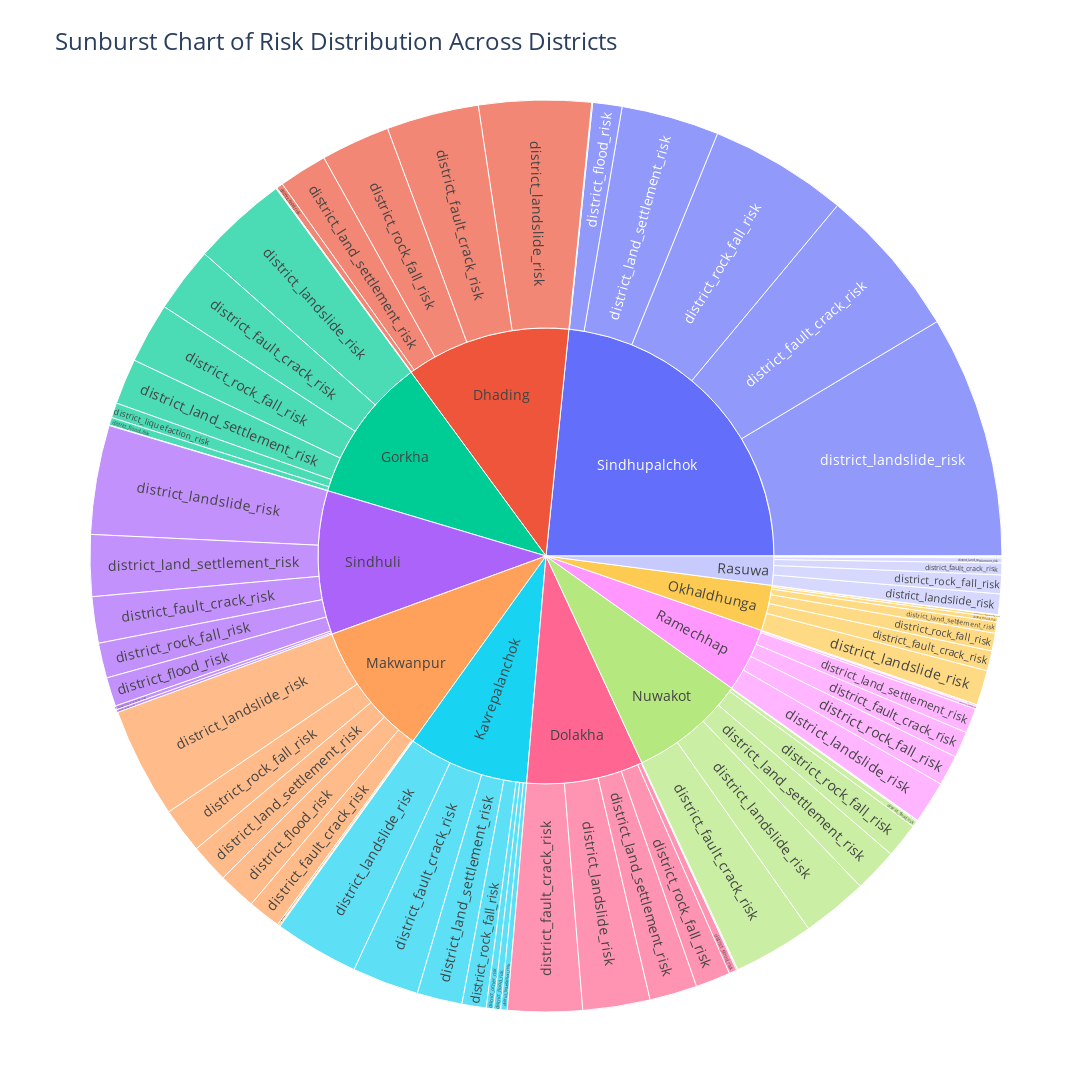

Write notebook code for a chart like this one.
### Code cell
import pandas as pd
import plotly.express as px

# Sample DataFrame (replace with your actual DataFrame)
# df = pd.read_csv('your_data.csv')

# Prepare data for the sunburst chart
# Melt the risk data to long format
risk_data = df[['district_name', 'district_land_settlement_risk', 'district_fault_crack_risk',
                 'district_liquefaction_risk', 'district_landslide_risk',
                 'district_rock_fall_risk', 'district_flood_risk',
                 'district_other_risk']]

# Melt the DataFrame to get a long format suitable for the sunburst chart
risk_data_melted = risk_data.melt(id_vars='district_name',
                                    var_name='risk_type',
                                    value_name='risk_value')

# Create the sunburst chart
fig = px.sunburst(risk_data_melted,
                  path=['district_name', 'risk_type'],
                  values='risk_value',
                  title='Sunburst Chart of Risk Distribution Across Districts')

# Update layout for size and text clarity
fig.update_layout(
    width=1600,  # Adjust the width as needed
    height=1200,  # Adjust the height as needed
    title_font=dict(size=24),  # Adjust title font size
    font=dict(size=14)  # Adjust font size for the text
)

# Show the figure
fig.show()

### Figure 1 — Plotly figure (JSON) as saved in the notebook; plotly's stock layout.template omitted (floating-point values rounded to 4 significant figures)
{"data": [{"branchvalues": "total", "domain": {"x": [0, 1], "y": [0, 1]}, "hovertemplate": "labels=%{label}<br>risk_value=%{value}<br>parent=%{parent}<br>id=%{id}<extra></extra>", "ids": ["Dhading/district_fault_crack_risk", "Dolakha/district_fault_crack_risk", "Gorkha/district_fault_crack_risk", "Kavrepalanchok/district_fault_crack_risk", "Makwanpur/district_fault_crack_risk", "Nuwakot/district_fault_crack_risk", "Okhaldhunga/district_fault_crack_risk", "Ramechhap/district_fault_crack_risk", "Rasuwa/district_fault_crack_risk", "Sindhuli/district_fault_crack_risk", "Sindhupalchok/district_fault_crack_risk", "Dhading/district_flood_risk", "Dolakha/district_flood_risk", "Gorkha/district_flood_risk", "Kavrepalanchok/district_flood_risk", "Makwanpur/district_flood_risk", "Nuwakot/district_flood_risk", "Okhaldhunga/district_flood_risk", "Ramechhap/district_flood_risk", "Rasuwa/district_flood_risk", "Sindhuli/district_flood_risk", "Sindhupalchok/district_flood_risk", "Dhading/district_land_settlement_risk", "Dolakha/district_land_settlement_risk", "Gorkha/district_land_settlement_risk", "Kavrepalanchok/district_land_settlement_risk", "Makwanpur/district_land_settlement_risk", "Nuwakot/district_land_settlement_risk", "Okhaldhunga/district_land_settlement_risk", "Ramechhap/district_land_settlement_risk", "Rasuwa/district_land_settlement_risk", "Sindhuli/district_land_settlement_risk", "Sindhupalchok/district_land_settlement_risk", "Dhading/district_landslide_risk", "Dolakha/district_landslide_risk", "Gorkha/district_landslide_risk", "Kavrepalanchok/district_landslide_risk", "Makwanpur/district_landslide_risk", "Nuwakot/district_landslide_risk", "Okhaldhunga/district_landslide_risk", "Ramechhap/district_landslide_risk", "Rasuwa/district_landslide_risk", "Sindhuli/district_landslide_risk", "Sindhupalchok/district_landslide_risk", "Dhading/district_liquefaction_risk", "Dolakha/district_liquefaction_risk", "Gorkha/district_liquefaction_risk", "Kavrepalanchok/district_liquefaction_risk", "Makwanpur/district_liquefaction_risk", "Nuwakot/district_liquefaction_risk", "Okhaldhunga/district_liquefaction_risk", "Ramechhap/district_liquefaction_risk", "Rasuwa/district_liquefaction_risk", "Sindhuli/district_liquefaction_risk", "Sindhupalchok/district_liquefaction_risk", "Dhading/district_other_risk", "Dolakha/district_other_risk", "Gorkha/district_other_risk", "Kavrepalanchok/district_other_risk", "Makwanpur/district_other_risk", "Nuwakot/district_other_risk", "Okhaldhunga/district_other_risk", "Ramechhap/district_other_risk", "Rasuwa/district_other_risk", "Sindhuli/district_other_risk", "Sindhupalchok/district_other_risk", "Dhading/district_rock_fall_risk", "Dolakha/district_rock_fall_risk", "Gorkha/district_rock_fall_risk", "Kavrepalanchok/district_rock_fall_risk", "Makwanpur/district_rock_fall_risk", "Nuwakot/district_rock_fall_risk", "Okhaldhunga/district_rock_fall_risk", "Ramechhap/district_rock_fall_risk", "Rasuwa/district_rock_fall_risk", "Sindhuli/district_rock_fall_risk", "Sindhupalchok/district_rock_fall_risk", "Dhading", "Dolakha", "Gorkha", "Kavrepalanchok", "Makwanpur", "Nuwakot", "Okhaldhunga", "Ramechhap", "Rasuwa", "Sindhuli", "Sindhupalchok"], "labels": ["district_fault_crack_risk", "district_fault_crack_risk", "district_fault_crack_risk", "district_fault_crack_risk", "district_fault_crack_risk", "district_fault_crack_risk", "district_fault_crack_risk", "district_fault_crack_risk", "district_fault_crack_risk", "district_fault_crack_risk", "district_fault_crack_risk", "district_flood_risk", "district_flood_risk", "district_flood_risk", "district_flood_risk", "district_flood_risk", "district_flood_risk", "district_flood_risk", "district_flood_risk", "district_flood_risk", "district_flood_risk", "district_flood_risk", "district_land_settlement_risk", "district_land_settlement_risk", "district_land_settlement_risk", "district_land_settlement_risk", "district_land_settlement_risk", "district_land_settlement_risk", "district_land_settlement_risk", "district_land_settlement_risk", "district_land_settlement_risk", "district_land_settlement_risk", "district_land_settlement_risk", "district_landslide_risk", "district_landslide_risk", "district_landslide_risk", "district_landslide_risk", "district_landslide_risk", "district_landslide_risk", "district_landslide_risk", "district_landslide_risk", "district_landslide_risk", "district_landslide_risk", "district_landslide_risk", "district_liquefaction_risk", "district_liquefaction_risk", "district_liquefaction_risk", "district_liquefaction_risk", "district_liquefaction_risk", "district_liquefaction_risk", "district_liquefaction_risk", "district_liquefaction_risk", "district_liquefaction_risk", "district_liquefaction_risk", "district_liquefaction_risk", "district_other_risk", "district_other_risk", "district_other_risk", "district_other_risk", "district_other_risk", "district_other_risk", "district_other_risk", "district_other_risk", "district_other_risk", "district_other_risk", "district_other_risk", "district_rock_fall_risk", "district_rock_fall_risk", "district_rock_fall_risk", "district_rock_fall_risk", "district_rock_fall_risk", "district_rock_fall_risk", "district_rock_fall_risk", "district_rock_fall_risk", "district_rock_fall_risk", "district_rock_fall_risk", "district_rock_fall_risk", "Dhading", "Dolakha", "Gorkha", "Kavrepalanchok", "Makwanpur", "Nuwakot", "Okhaldhunga", "Ramechhap", "Rasuwa", "Sindhuli", "Sindhupalchok"], "name": "", "parents": ["Dhading", "Dolakha", "Gorkha", "Kavrepalanchok", "Makwanpur", "Nuwakot", "Okhaldhunga", "Ramechhap", "Rasuwa", "Sindhuli", "Sindhupalchok", "Dhading", "Dolakha", "Gorkha", "Kavrepalanchok", "Makwanpur", "Nuwakot", "Okhaldhunga", "Ramechhap", "Rasuwa", "Sindhuli", "Sindhupalchok", "Dhading", "Dolakha", "Gorkha", "Kavrepalanchok", "Makwanpur", "Nuwakot", "Okhaldhunga", "Ramechhap", "Rasuwa", "Sindhuli", "Sindhupalchok", "Dhading", "Dolakha", "Gorkha", "Kavrepalanchok", "Makwanpur", "Nuwakot", "Okhaldhunga", "Ramechhap", "Rasuwa", "Sindhuli", "Sindhupalchok", "Dhading", "Dolakha", "Gorkha", "Kavrepalanchok", "Makwanpur", "Nuwakot", "Okhaldhunga", "Ramechhap", "Rasuwa", "Sindhuli", "Sindhupalchok", "Dhading", "Dolakha", "Gorkha", "Kavrepalanchok", "Makwanpur", "Nuwakot", "Okhaldhunga", "Ramechhap", "Rasuwa", "Sindhuli", "Sindhupalchok", "Dhading", "Dolakha", "Gorkha", "Kavrepalanchok", "Makwanpur", "Nuwakot", "Okhaldhunga", "Ramechhap", "Rasuwa", "Sindhuli", "Sindhupalchok", "", "", "", "", "", "", "", "", "", "", ""], "type": "sunburst", "values": [60047, 48492, 42592, 43277, 21410, 52476, 12976, 17056, 7640, 30096, 98400, 4290, 4959, 5060, 4615, 24590, 3876, 2848, 1824, 930, 18855, 19056, 31499, 30942, 29733, 29341, 25280, 28452, 7232, 16176, 3325, 39978, 63576, 72943, 43695, 62073, 54990, 71770, 42792, 22776, 27616, 13420, 70866, 157620, 247, 675, 9735, 4186, 1240, 720, 1688, 896, 70, 2475, 396, 429, 180, 297, 4706, 700, 192, 184, 88, 155, 1872, 168, 44915, 22680, 39292, 15795, 29490, 22740, 11584, 19816, 12200, 22779, 89892, 214370, 151623, 188782, 156910, 174480, 151248, 59288, 83472, 37740, 186921, 429108]}], "layout": {"font": {"size": 14}, "height": 1200, "legend": {"tracegroupgap": 0}, "title": {"font": {"size": 24}, "text": "Sunburst Chart of Risk Distribution Across Districts"}, "width": 1600}}
